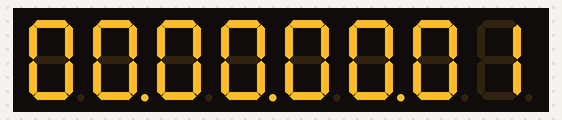
The sketch below on a simulated ESP8266 (NodeMCU). Parts: 8-digit seven-segment display.

Above: at 1.1 s.
At 5.1 s:
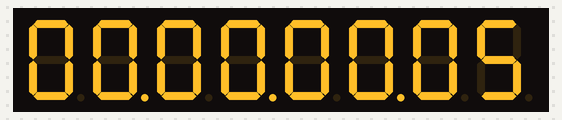
At 10.1 s:
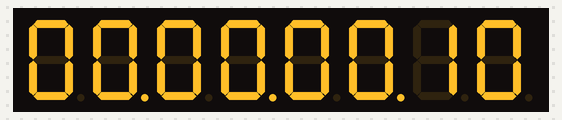
At 15.1 s:
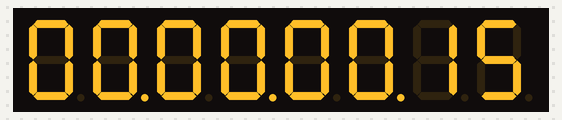
At 20.1 s:
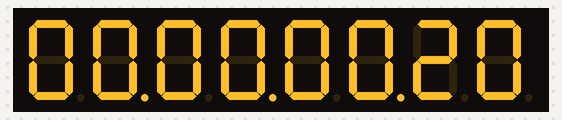
At 39.1 s:
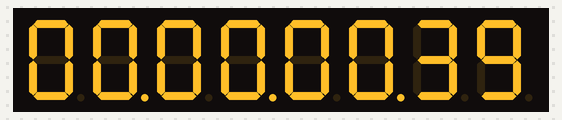

Measured:
- what the display in image 0 shows lasts 1.0 s, from 1.0 s to 2.0 s

The sketch:

Boron_TM1638_timer.ino
```cpp
// Works - timer

#include <TM1638.h>  // Make sure the TM1638 library is correctly included

// Initialize the TM1638 with specific pins for DATA, CLOCK, and STROBE
TM1638 tm1638(D0, D1, D2);

// Initialize timer variables
unsigned long previousMillis = 0;
const long interval = 1000;  // 1000 milliseconds == 1 second

// Timer counts for days, hours, minutes, and seconds
int days = 0;
int hours = 0;
int minutes = 0;
int seconds = 0;

void setup() {
    Serial.begin(9600);  // Start Serial communication for debugging
}

void loop() {
    unsigned long currentMillis = millis();

    // Check if one second has passed
    if (currentMillis - previousMillis >= interval) {
        previousMillis = currentMillis;

        // Increment the seconds and manage overflow for minutes, hours, days
        seconds++;

        if (seconds >= 60) {
            seconds = 0;
            minutes++;
        }

        if (minutes >= 60) {
            minutes = 0;
            hours++;
        }

        if (hours >= 24) {
            hours = 0;
            days++;
        }

        // Update the display to reflect current time
        displayTime(days, hours, minutes, seconds);
    }
}

void displayTime(int days, int hours, int minutes, int seconds) {
    // Prepare time format as: DD:HH:MM:SS
    char timeStr[9];  // Buffer for display string
    snprintf(timeStr, sizeof(timeStr), "%02d%02d%02d%02d", days, hours, minutes, seconds);

    // Set the display with specific decimal points (none after seconds)
    tm1638.setDisplayToString(timeStr, 0b01010100);  // Adjust bitmask for decimals
}
```
